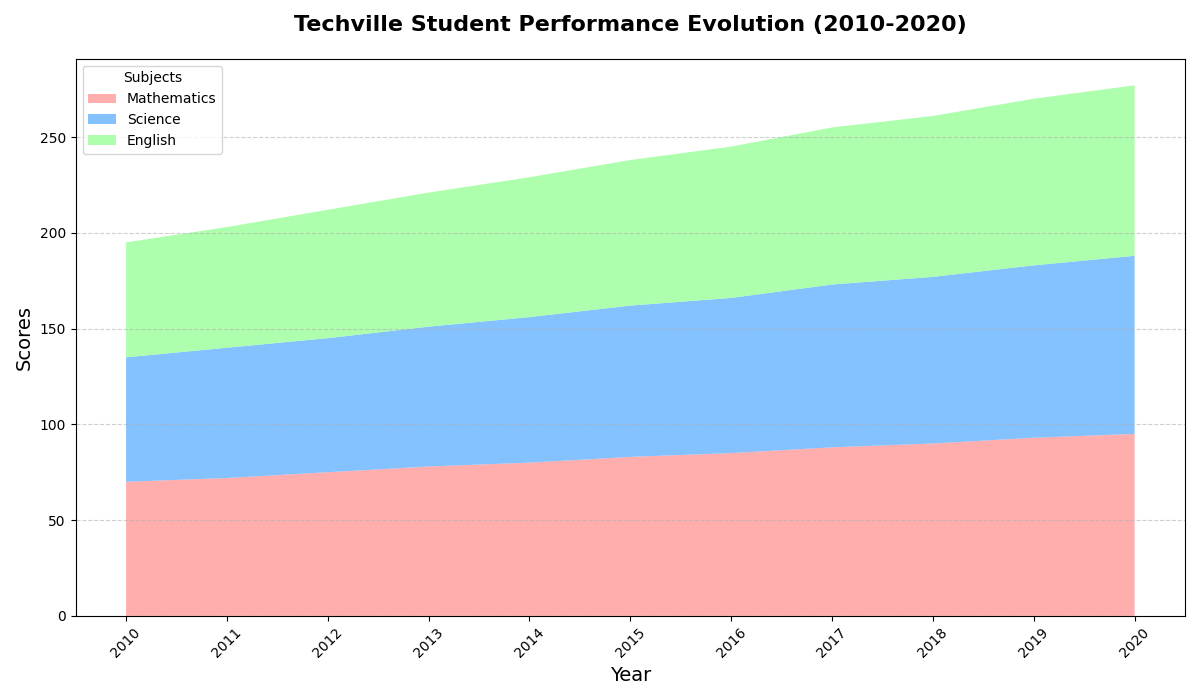

Generate this figure with Python:
import matplotlib.pyplot as plt
import numpy as np

# Backstory: Following the Fictional Town of Techville's adaptation of education technologies, 
# we've observed a rapid change in student performance across three major subjects over the past decade.
# We aim to visualize this significant transformation.

# Define the years from 2010 to 2020
years = np.arange(2010, 2021)

# Scores by subject
math_scores = np.array([70, 72, 75, 78, 80, 83, 85, 88, 90, 93, 95])
science_scores = np.array([65, 68, 70, 73, 76, 79, 81, 85, 87, 90, 93])
english_scores = np.array([60, 63, 67, 70, 73, 76, 79, 82, 84, 87, 89])

# Combine data for the area plot
scores = np.array([math_scores, science_scores, english_scores])

# Create a figure and axis for the plot
fig, ax = plt.subplots(figsize=(12, 7))

# Plot the stacked area chart
ax.stackplot(years, scores, labels=['Mathematics', 'Science', 'English'],
             colors=['#FF9999', '#66B2FF', '#99FF99'], alpha=0.8)

# Set title and labels
ax.set_title("Techville Student Performance Evolution (2010-2020)", fontsize=16, fontweight='bold', pad=20)
ax.set_xlabel('Year', fontsize=14)
ax.set_ylabel('Scores', fontsize=14)

# Add grid lines for better readability
ax.grid(axis='y', linestyle='--', alpha=0.6)

# Position legend to avoid obscuring the data
ax.legend(loc='upper left', title='Subjects', fontsize=10)

# Customize x-axis ticks
ax.set_xticks(years)
plt.xticks(rotation=45)

# Automatically adjust layout to fit all elements comfortably
plt.tight_layout()

# Show the plot
plt.show()
